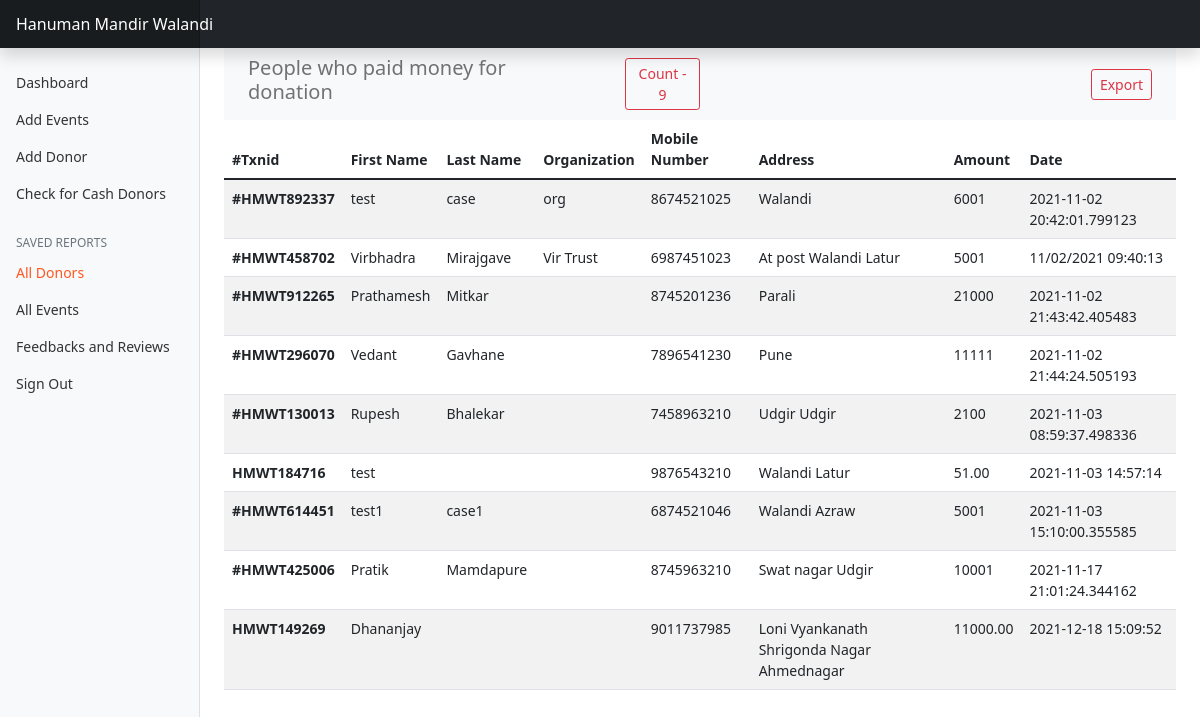
Screenshot of /donors (signed in) with the database file from the repository.
### home/models.py (models this page shows, shortened)
class Donor(models.Model):
    donor_first_name = models.CharField(max_length=100)
    donor_last_name = models.CharField(max_length=100)
    donor_phone_number = models.CharField(max_length=12)
    donor_organization_name = models.CharField(max_length=100)
    donor_email = models.CharField(max_length=100)
    donor_address =models.CharField(max_length=300)
    donor_country = models.CharField(max_length=100)
    donor_state = models.CharField(max_length=100)
    donor_city = models.CharField(max_length=100)
    donor_zip = models.CharField(max_length=10)
    donor_amount = models.CharField(max_length=100)
    donor_txnid = models.CharField(max_length=20)
    donoration_time = models.CharField(max_length=50)
    payment_status = models.CharField(max_length=50)

### adminpanel/views1.py (the view)
# urls.py: path('donors',views1.donors),
@login_required(login_url='adminlogin')
def donors(request):
    donors = Donor.objects.all()
    count = 0
    for i in donors[0:]:
        if(i.payment_status == 'success'):
            count += 1
    params = {'donor':donors, 'range': range(len(donors)), 'count' : count}
    return render(request,'donors.html',params)

### templates/donors.html (shortened to what this page needs)
<!DOCTYPE html>
<html lang="en">
<head>
    <link href="https://cdn.jsdelivr.net/npm/bootstrap@5.1.3/dist/css/bootstrap.min.css" rel="stylesheet">
</head>
<body>
    <header class="navbar navbar-dark sticky-top bg-dark flex-md-nowrap p-0 shadow">
        <a class="navbar-brand col-md-3 col-lg-2 me-0 px-3" href="/">Hanuman Mandir Walandi</a>
      </header>
    <div class="container-fluid">
        <div class="row">
          <nav id="sidebarMenu" class="col-md-3 col-lg-2 d-md-block bg-light sidebar collapse">
            <div class="position-sticky pt-3">
              <ul class="nav flex-column">
                <li class="nav-item">
                  <a class="nav-link" aria-current="page" href="dashboard">
                    Dashboard
                  </a>
                </li>
                <li class="nav-item">
                  <a class="nav-link" href="#" data-bs-toggle="modal" data-bs-target="#exampleModal" data-bs-whatever="@mdo">
                    Add Events
                  </a>
                </li>
                <li class="nav-item">
                  <a class="nav-link" href="#" data-bs-toggle="modal" data-bs-target="#exampleModal1" data-bs-whatever="@mdo">
                    Add Donor
                  </a>
                </li>
                <li class="nav-item">
                  <a class="nav-link" href="cashdonors">
                    Check for Cash Donors
                  </a>
                </li>
              </ul>
              <h6 class="sidebar-heading d-flex justify-content-between align-items-center px-3 mt-4 mb-1 text-muted">
                <span>Saved reports</span>
              </h6>
              <ul class="nav flex-column mb-2">
                <li class="nav-item">
                  <a class="nav-link active" href="donors">
                    All Donors
                  </a>
                </li>
                <li class="nav-item">
                    <a class="nav-link" href="event">
                      All Events
                    </a>
                  </li>
                   <li class="nav-item">
                    <a class="nav-link" href="F_R">
                      Feedbacks and Reviews
                    </a>
                  </li>
                <li class="nav-item">
                  <a class="nav-link" href="signout">
                    Sign Out
                  </a>
                </li>
              </ul>
            </div>
          </nav>
           <main class="col-md-9 ms-sm-auto col-lg-10 px-md-4">
<table class="table table-striped">
<nav class="navbar navbar-expand-lg navbar-light bg-light">
  <div class="container-fluid">
      <h5 style="color: #727272;">People who paid money for donation</h5>
      <button class="mx-5 btn btn-sm btn-outline-danger" type="button">Count - {{count}}</button>
    <div class="collapse navbar-collapse" id="navbarSupportedContent">
      <form class="d-flex">
        <button class="btn btn-sm btn-outline-danger" type="button">Export</button>
      </form>
    </div>
  </div>
</nav>
  <thead>
    <tr>
      <th scope="col">#Txnid</th>
      <th scope="col">First Name</th>
      <th scope="col">Last Name</th>
      <th scope="col">Organization</th>
      <th scope="col">Mobile Number</th>
      <th scope="col">Address</th>
      <th scope="col">Amount</th>
      <th scope="col">Date</th>
    </tr>
  </thead>
  <tbody>
      {% for i in donor|slice:"0:" %}
      {% if i.payment_status == 'success' %}
    <tr>
      <th scope="row">{{i.donor_txnid}}</th>
      <td>{{i.donor_first_name}}</td>
      <td>{{i.donor_last_name}}</td>
      <td>{{i.donor_organization_name}}</td>
      <td>{{i.donor_phone_number}}</td>
      <td>{{i.donor_address}}   {{i.donor_city}}</td>
      <td>{{i.donor_amount}}</td>
      <td>{{i.donoration_time}}</td>
    </tr>
    {% endif %}
     {% endfor %}
  </tbody>
</table>
</main>
          </div>
        </div>
</body>
</html>

### templates/donors.html (style rules this page uses)
body { font-size: .875rem; }
.sidebar { position: fixed; top: 0; bottom: 0; left: 0; z-index: 100; padding: 48px 0 0; box-shadow: inset -1px 0 0 rgba(0, 0, 0, .1); }
.sidebar .nav-link { font-weight: 500; color: #333; }
.sidebar .nav-link.active { color: #2470dc; }
.sidebar-heading { font-size: .75rem; text-transform: uppercase; }
.navbar-brand { padding-top: .75rem; padding-bottom: .75rem; font-size: 1rem; background-color: rgba(0, 0, 0, .25); box-shadow: inset -1px 0 0 rgba(0, 0, 0, .25); }
.sidebar .nav-link.active { color: #ff5722; }
.sidebar { top:0em !important; }

### rows the page displays
Donor: donor_txnid "#HMWT892337", donor_first_name "test", donor_last_name "case", donor_organization_name "org", donor_phone_number "8674521025", donor_address "Walandi", donor_amount "6001", donoration_time "2021-11-02 20:42:01.799123"
Donor: donor_txnid "#HMWT458702", donor_first_name "Virbhadra", donor_last_name "Mirajgave", donor_organization_name "Vir Trust", donor_phone_number "6987451023", donor_address "At post Walandi", donor_city "Latur", donor_amount "5001", donoration_time "11/02/2021 09:40:13"
Donor: donor_txnid "#HMWT912265", donor_first_name "Prathamesh", donor_last_name "Mitkar", donor_phone_number "8745201236", donor_address "Parali", donor_amount "21000", donoration_time "2021-11-02 21:43:42.405483"
Donor: donor_txnid "#HMWT296070", donor_first_name "Vedant", donor_last_name "Gavhane", donor_phone_number "7896541230", donor_address "Pune", donor_amount "11111", donoration_time "2021-11-02 21:44:24.505193"
Donor: donor_txnid "#HMWT130013", donor_first_name "Rupesh", donor_last_name "Bhalekar", donor_phone_number "7458963210", donor_address "Udgir", donor_city "Udgir", donor_amount "2100", donoration_time "2021-11-03 08:59:37.498336"
Donor: donor_txnid "HMWT184716", donor_first_name "test", donor_phone_number "9876543210", donor_address "Walandi", donor_city "Latur", donor_amount "51.00", donoration_time "2021-11-03 14:57:14"
Donor: donor_txnid "#HMWT614451", donor_first_name "test1", donor_last_name "case1", donor_phone_number "6874521046", donor_address "Walandi", donor_city "Azraw", donor_amount "5001", donoration_time "2021-11-03 15:10:00.355585"
Donor: donor_txnid "#HMWT425006", donor_first_name "Pratik", donor_last_name "Mamdapure", donor_phone_number "8745963210", donor_address "Swat nagar", donor_city "Udgir", donor_amount "10001", donoration_time "2021-11-17 21:01:24.344162"
Donor: donor_txnid "HMWT149269", donor_first_name "Dhananjay", donor_phone_number "9011737985", donor_address "Loni Vyankanath Shrigonda Nagar", donor_city "Ahmednagar", donor_amount "11000.00", donoration_time "2021-12-18 15:09:52"

### other values shown
{{ count }} "9"
